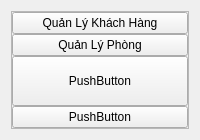
             <widget class="QWidget" name="page_7">
              <layout class="QHBoxLayout" name="horizontalLayout_4">
               <item>
                <widget class="QFrame" name="frame_3">
                 <property name="frameShape">
                  <enum>QFrame::StyledPanel</enum>
                 </property>
                 <property name="frameShadow">
                  <enum>QFrame::Raised</enum>
                 </property>
                 <layout class="QVBoxLayout" name="verticalLayout_3">
                  <property name="spacing">
                   <number>0</number>
                  </property>
                  <property name="leftMargin">
                   <number>0</number>
                  </property>
                  <property name="topMargin">
                   <number>0</number>
                  </property>
                  <property name="rightMargin">
                   <number>0</number>
                  </property>
                  <property name="bottomMargin">
                   <number>0</number>
                  </property>
                  <item>
                   <widget class="QPushButton" name="buttonQLKH">
                    <property name="maximumSize">
                     <size>
                      <width>16777215</width>
                      <height>50</height>
                     </size>
                    </property>
                    <property name="text">
                     <string>Quản Lý Khách Hàng</string>
                    </property>
                   </widget>
                  </item>
                  <item>
                   <widget class="QPushButton" name="buttonQLP">
                    <property name="maximumSize">
                     <size>
                      <width>16777215</width>
                      <height>50</height>
                     </size>
                    </property>
                    <property name="text">
                     <string>Quản Lý Phòng</string>
                    </property>
                   </widget>
                  </item>
                  <item>
                   <widget class="QPushButton" name="pushButton_3">
                    <property name="minimumSize">
                     <size>
                      <width>0</width>
                      <height>50</height>
                     </size>
                    </property>
                    <property name="maximumSize">
                     <size>
                      <width>16777215</width>
                      <height>50</height>
                     </size>
                    </property>
                    <property name="text">
                     <string>PushButton</string>
                    </property>
                   </widget>
                  </item>
                  <item>
                   <widget class="QPushButton" name="pushButton">
                    <property name="maximumSize">
                     <size>
                      <width>16777215</width>
                      <height>50</height>
                     </size>
                    </property>
                    <property name="text">
                     <string>PushButton</string>
                    </property>
                   </widget>
                  </item>
                 </layout>
                </widget>
               </item>
              </layout>
             </widget>
